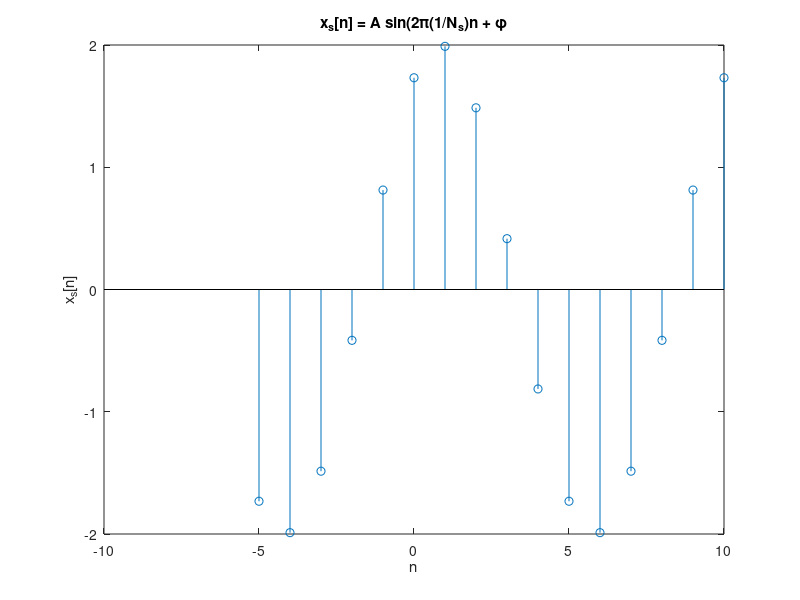
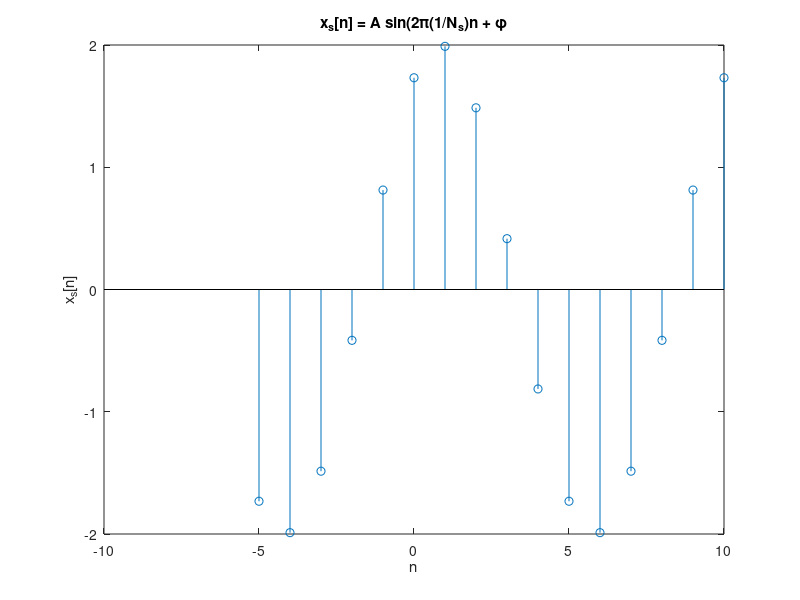

Write MATLAB code to recreate these figures, in order.
A = 2; Ns = 10; phi = pi/3;
n1 = -5; n2 = 10; n = n1:n2;
xs = A*sin(2*pi*(1/Ns)*n+phi);
stem(n,xs);
xlabel('n');ylabel('x_s[n]');
title('x_s[n] = A sin(2\pi(1/N_s)n + \phi');

xs = @(n)(A*sin(2*pi*(1/Ns)*n+phi));
figure;
stem(n, xs(n));
xlabel('n');ylabel('x_s[n]');
title('x_s[n] = A sin(2\pi(1/N_s)n + \phi');